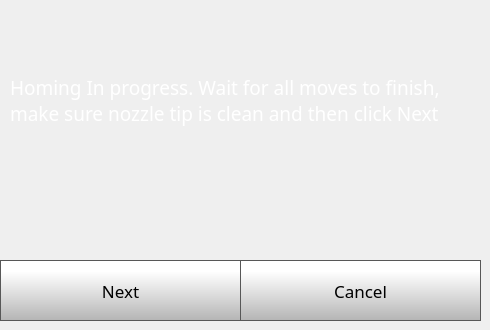
    <widget class="QWidget" name="quickStep1Page">
     <widget class="QPushButton" name="quickStep1CancelButton">
      <property name="geometry">
       <rect>
        <x>240</x>
        <y>260</y>
        <width>241</width>
        <height>61</height>
       </rect>
      </property>
      <property name="font">
       <font>
        <family>Gotham</family>
        <pointsize>13</pointsize>
       </font>
      </property>
      <property name="styleSheet">
       <string notr="true">QPushButton {
     border: 1px solid rgb(87, 87, 87);
	background-color: qlineargradient(spread:pad, x1:0, y1:1, x2:0, y2:0.188, stop:0 rgba(180, 180, 180, 255), stop:1 rgba(255, 255, 255, 255));


}

QPushButton:pressed {
    background-color: qlineargradient(x1: 0, y1: 0, x2: 0, y2: 1,
                                      stop: 0 #dadbde, stop: 1 #f6f7fa);
}

QPushButton:flat {
    border: none; /* no border for a flat push button */
}

QPushButton:default {
    border-color: navy; /* make the default button prominent */
}

QPushButton:focus {
	outline: none;
}</string>
      </property>
      <property name="text">
       <string>Cancel</string>
      </property>
      <property name="iconSize">
       <size>
        <width>40</width>
        <height>40</height>
       </size>
      </property>
     </widget>
     <widget class="QPushButton" name="quickStep1NextButton">
      <property name="geometry">
       <rect>
        <x>0</x>
        <y>260</y>
        <width>241</width>
        <height>61</height>
       </rect>
      </property>
      <property name="font">
       <font>
        <family>Gotham</family>
        <pointsize>13</pointsize>
       </font>
      </property>
      <property name="styleSheet">
       <string notr="true">QPushButton {
     border: 1px solid rgb(87, 87, 87);
	background-color: qlineargradient(spread:pad, x1:0, y1:1, x2:0, y2:0.188, stop:0 rgba(180, 180, 180, 255), stop:1 rgba(255, 255, 255, 255));


}

QPushButton:pressed {
    background-color: qlineargradient(x1: 0, y1: 0, x2: 0, y2: 1,
                                      stop: 0 #dadbde, stop: 1 #f6f7fa);
}

QPushButton:flat {
    border: none; /* no border for a flat push button */
}

QPushButton:default {
    border-color: navy; /* make the default button prominent */
}

QPushButton:focus {
	outline: none;
}</string>
      </property>
      <property name="text">
       <string>Next</string>
      </property>
      <property name="iconSize">
       <size>
        <width>40</width>
        <height>40</height>
       </size>
      </property>
     </widget>
     <widget class="QLabel" name="calibrateLabel_6">
      <property name="geometry">
       <rect>
        <x>10</x>
        <y>10</y>
        <width>461</width>
        <height>181</height>
       </rect>
      </property>
      <property name="font">
       <font>
        <family>Gotham</family>
        <pointsize>14</pointsize>
        <weight>50</weight>
        <bold>false</bold>
       </font>
      </property>
      <property name="styleSheet">
       <string notr="true">color: rgb(255, 255, 255);</string>
      </property>
      <property name="text">
       <string>Homing In progress. Wait for all moves to finish, make sure nozzle tip is clean and then click Next</string>
      </property>
      <property name="wordWrap">
       <bool>true</bool>
      </property>
     </widget>
    </widget>
